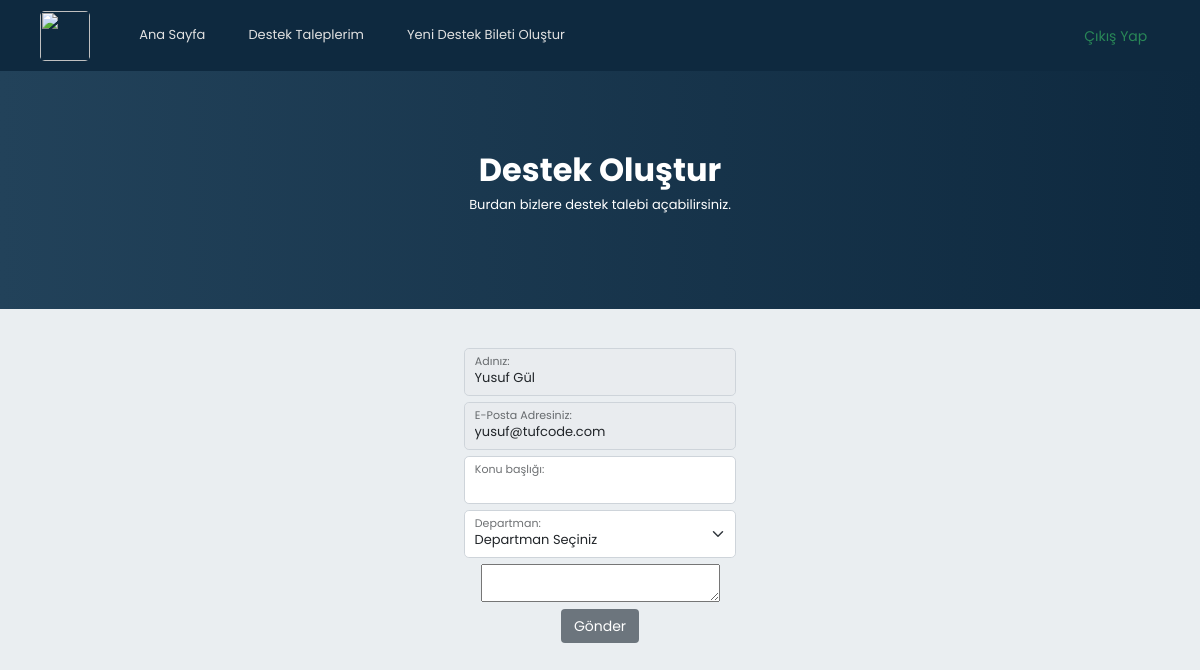
Before: /addsupport.php (signed in) with the older database file.
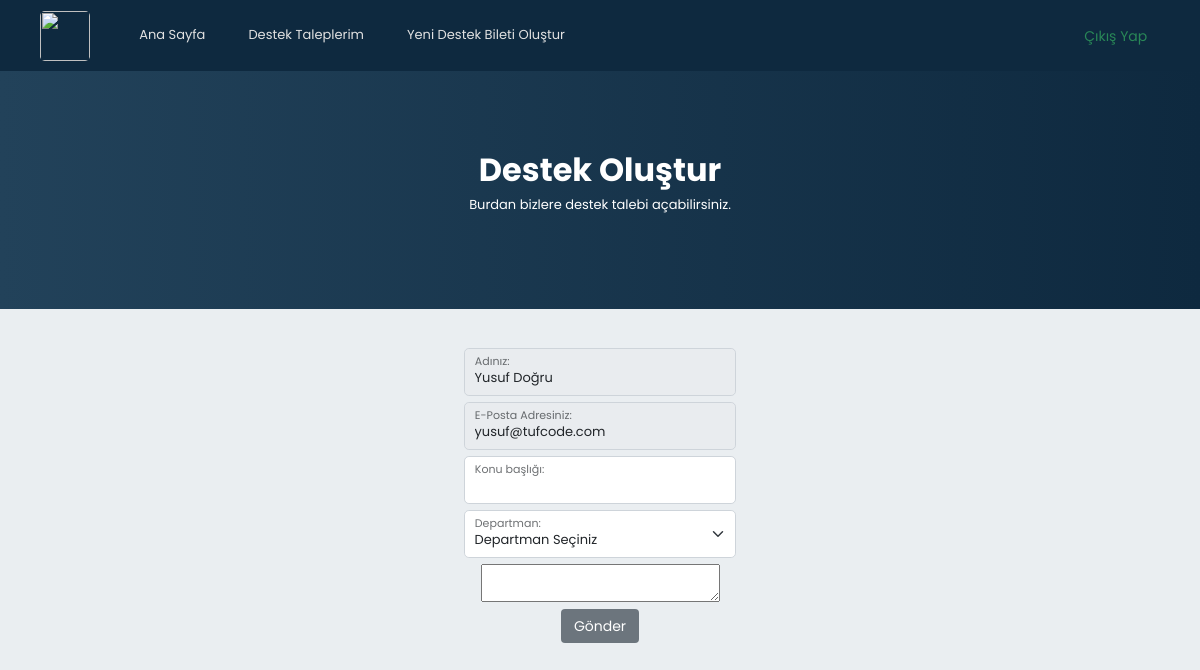
After: the same page with the newer database file.
### tables this page shows
CREATE TABLE `accounts` (
  `id` int(11) NOT NULL,
  `firstName` varchar(64) NOT NULL,
  `lastName` varchar(64) NOT NULL,
  `email` varchar(255) NOT NULL,
  `password` varchar(255) NOT NULL,
  `permission` int(11) NOT NULL,
  `department` int(11) NOT NULL,
  `createdDate` timestamp NOT NULL DEFAULT current_timestamp() ON UPDATE current_timestamp()
);

### functions/account.function.php (called while the page is built, shortened)
<?php
class Accounts{
  public function getName($id){
    $class = new classFonksiyon();
    $db = $class->dbConnection();
    $accounts = $db->prepare("SELECT firstName,lastName FROM accounts WHERE id = ?");
    $accounts->execute(array(
      $id
    ));
    $accounts_fetch = $accounts->fetch();
    if($accounts->rowCount() != 0){
    return $accounts_fetch["firstName"]." ".$accounts_fetch["lastName"];
    }
  }
  public function getEmail(){
    $class = new classFonksiyon();
    $db = $class->dbConnection();
    $accounts = $db->prepare("SELECT email FROM accounts WHERE id = ?");
    $accounts->execute(array(
      $_SESSION["userAccountID"]
    ));
    $accounts_fetch = $accounts->fetch();
    if($accounts->rowCount() != 0){
    return $accounts_fetch["email"];
    }
  }
}

### addsupport.php (the view, shortened to what this page needs)
<?php
require_once($_SERVER['DOCUMENT_ROOT']."/functions/functionBase.php");
?>
<html lang="tr">
<head>
    <link href="https://cdn.jsdelivr.net/npm/bootstrap@5.2.1/dist/css/bootstrap.min.css" rel="stylesheet"
>
    <link rel="stylesheet" href="https://cdn.jsdelivr.net/npm/bootstrap-icons@1.9.1/font/bootstrap-icons.css">
    <link rel="stylesheet" href="resources/css/mainthemes.css">
</head>
<body>
    <div class="navcontainer">
        <?php include("pages/navbar.php"); ?>
    </div>
    <div class="defaultheader">
        <div class="title">
            <h1>Destek Oluştur</h1>
        </div>
        <div class="description">
            <p>Burdan bizlere destek talebi açabilirsiniz.</p>
        </div>
    </div>
    <div class="d-flex justify-content-center container mt-5 mb-5">
        <div class="addsupport">
            <div class="form-floating mb-2"">
                <input type=" email" class="form-control" id="floatingInputValue" value="<?= $user->getName($_SESSION["userAccountID"]) ?>" disabled>
                <label for="floatingInputValue">Adınız:</label>
            </div>
            <div class="form-floating mb-2"">
                <input type=" email" class="form-control" id="floatingInputValue" value="<?= $user->getEmail() ?>" disabled>
                <label for="floatingInputValue">E-Posta Adresiniz:</label>
            </div>
            <div class="form-floating mb-2">
                <input type="text" class="form-control" id="floatingInputValue" name="title">
                <label for="floatingInputValue">Konu başlığı:</label>
            </div>
            <div class="form-floating mb-2">
                <select class="form-select" id="floatingSelect" name="departments" aria-label="Floating label select example">
                    <option selected value="0">Departman Seçiniz</option>
                </select>
                <label for="floatingSelect">Departman:</label>
            </div>
            <div class="form-floating mb-2">
                <textarea name="editor1" require></textarea>
            </div>
            <div class="form-floating mb-2 text-center d-flex justify-content-center">
                <input type="submit" class="btn btn-secondary mb-3 supportadd" name="supportadd" value="Gönder"></input>
            </div>
        </div>
    </div>
</body>
</html>

Changed rows visible on the page:
changed accounts "yusuf@tufcode.com": firstName+lastName "Yusuf Gül" → "Yusuf Doğru"
